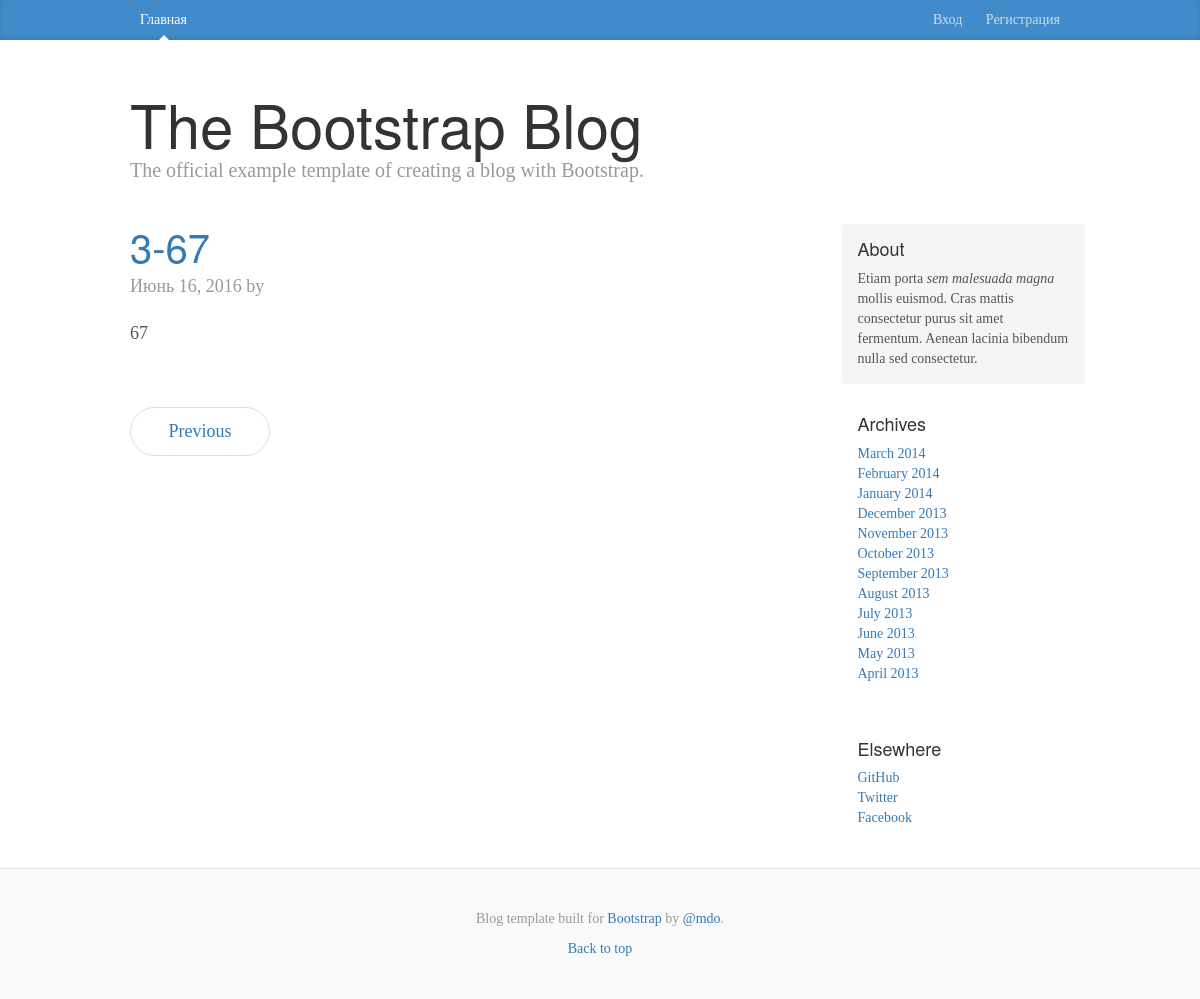
Page /?page=2 on the earlier database version.
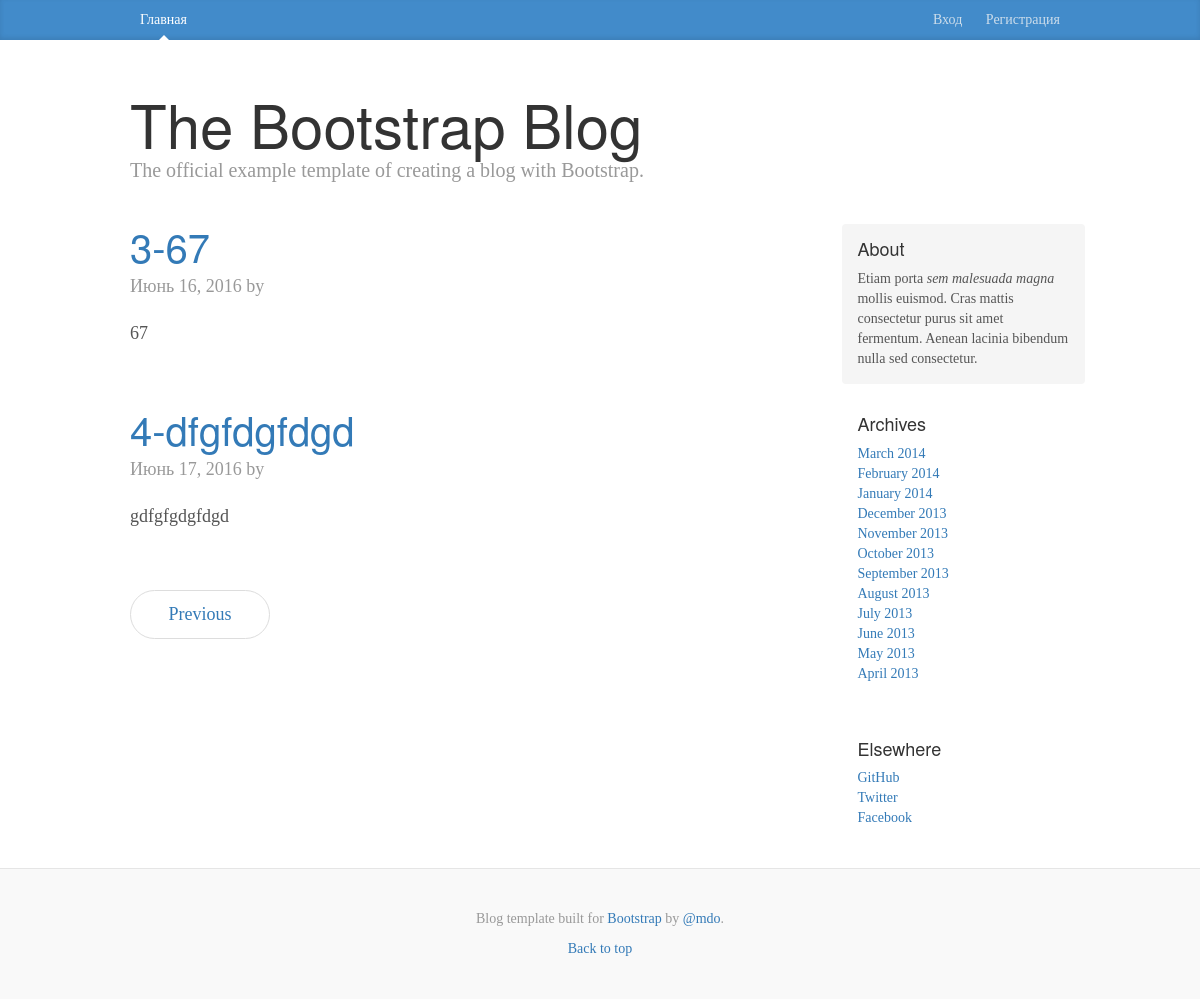
Same page on the later database version.
### website/models.py (models this page shows, shortened)
class Post(models.Model):
    owner = models.ForeignKey(settings.AUTH_USER_MODEL)
    slug = models.SlugField(blank=True, unique=True)
    title = models.TextField()
    pub_date = models.DateField(default=timezone.now)
    short_desc = models.TextField()
    description = models.TextField()
    objects = models.Manager()
    custom_objects = CustomManager()

### website/views/views_public.py (the view)
# urls.py: 2. Add a URL to urlpatterns:  url(r'^$', views.home, name='home')
def home(request):
    posts = Post.objects.all()
    paginator = Paginator(posts, 2)
    page = 1
    if 'page' in request.GET:
        page = int(request.GET['page'])
    try:
        posts = paginator.page(page)
    except EmptyPage:
       posts = paginator.page(paginator.num_pages)
    return render(request, 'website/index.html',{'posts':posts})

### website/templates/website/index.html
{% extends 'website/common/layout.html' %}
{% block post_content %}
{% for post in posts %}
          <div class="blog-post">
            <h2 class="blog-post-title"><a href="{% url 'post' slug=post.slug %}">{{post.slug}}</a></h2>
            <p class="blog-post-meta">{{post.pub_date}} by <a href="#">{{post.user}}</a></p>
            {{post.description|safe}}
          </div>
          {% endfor %}
{% endblock %}

Differences in the rows shown:
added Post: slug "4-dfgfdgfdgd", pub_date "Июнь 17, 2016", description "gdfgfgdgfdgd"
